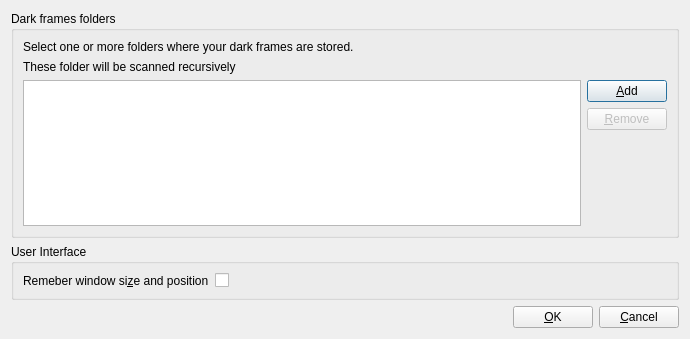
<?xml version="1.0" encoding="UTF-8"?>
<ui version="4.0">
 <class>PrefDialog</class>
 <widget class="QDialog" name="PrefDialog">
  <property name="geometry">
   <rect>
    <x>0</x>
    <y>0</y>
    <width>690</width>
    <height>339</height>
   </rect>
  </property>
  <property name="windowTitle">
   <string>AstRawDark Preferences</string>
  </property>
  <layout class="QGridLayout" name="gridLayout">
   <item row="0" column="0">
    <layout class="QVBoxLayout" name="verticalLayout_4">
     <item>
      <layout class="QVBoxLayout" name="verticalLayout_3">
       <item>
        <widget class="QGroupBox" name="groupBox">
         <property name="title">
          <string>Dark frames folders</string>
         </property>
         <layout class="QHBoxLayout" name="horizontalLayout_3">
          <item>
           <layout class="QVBoxLayout" name="verticalLayout_2">
            <item>
             <widget class="QLabel" name="label">
              <property name="text">
               <string>Select one or more folders where your dark frames are stored.</string>
              </property>
             </widget>
            </item>
            <item>
             <widget class="QLabel" name="label_2">
              <property name="text">
               <string>These folder will be scanned recursively</string>
              </property>
             </widget>
            </item>
            <item>
             <layout class="QHBoxLayout" name="horizontalLayout_2">
              <item>
               <widget class="QListWidget" name="lstDarkFolders"/>
              </item>
              <item>
               <layout class="QVBoxLayout" name="verticalLayout">
                <item>
                 <widget class="QPushButton" name="btnAddDarkFolder">
                  <property name="text">
                   <string>&amp;Add</string>
                  </property>
                 </widget>
                </item>
                <item>
                 <widget class="QPushButton" name="btnRemoveDarkFolder">
                  <property name="enabled">
                   <bool>false</bool>
                  </property>
                  <property name="text">
                   <string>&amp;Remove</string>
                  </property>
                 </widget>
                </item>
                <item>
                 <spacer name="verticalSpacer">
                  <property name="orientation">
                   <enum>Qt::Vertical</enum>
                  </property>
                  <property name="sizeHint" stdset="0">
                   <size>
                    <width>20</width>
                    <height>40</height>
                   </size>
                  </property>
                 </spacer>
                </item>
               </layout>
              </item>
             </layout>
            </item>
           </layout>
          </item>
         </layout>
        </widget>
       </item>
       <item>
        <widget class="QGroupBox" name="groupBox_2">
         <property name="title">
          <string>User Interface</string>
         </property>
         <layout class="QFormLayout" name="formLayout">
          <item row="0" column="1">
           <widget class="QCheckBox" name="chkRemeberWindowGeometry">
            <property name="text">
             <string/>
            </property>
           </widget>
          </item>
          <item row="0" column="0">
           <widget class="QLabel" name="label_3">
            <property name="text">
             <string>Remeber window si&amp;ze and position</string>
            </property>
            <property name="buddy">
             <cstring>chkRemeberWindowGeometry</cstring>
            </property>
           </widget>
          </item>
         </layout>
        </widget>
       </item>
      </layout>
     </item>
     <item>
      <layout class="QHBoxLayout" name="horizontalLayout">
       <item>
        <spacer name="horizontalSpacer">
         <property name="orientation">
          <enum>Qt::Horizontal</enum>
         </property>
         <property name="sizeHint" stdset="0">
          <size>
           <width>40</width>
           <height>20</height>
          </size>
         </property>
        </spacer>
       </item>
       <item>
        <widget class="QPushButton" name="btnOK">
         <property name="text">
          <string>&amp;OK</string>
         </property>
        </widget>
       </item>
       <item>
        <widget class="QPushButton" name="btnCancel">
         <property name="text">
          <string>&amp;Cancel</string>
         </property>
        </widget>
       </item>
      </layout>
     </item>
    </layout>
   </item>
  </layout>
 </widget>
 <resources/>
 <connections>
  <connection>
   <sender>btnOK</sender>
   <signal>clicked()</signal>
   <receiver>PrefDialog</receiver>
   <slot>accept()</slot>
   <hints>
    <hint type="sourcelabel">
     <x>146</x>
     <y>261</y>
    </hint>
    <hint type="destinationlabel">
     <x>199</x>
     <y>149</y>
    </hint>
   </hints>
  </connection>
  <connection>
   <sender>btnCancel</sender>
   <signal>clicked()</signal>
   <receiver>PrefDialog</receiver>
   <slot>reject()</slot>
   <hints>
    <hint type="sourcelabel">
     <x>232</x>
     <y>261</y>
    </hint>
    <hint type="destinationlabel">
     <x>199</x>
     <y>149</y>
    </hint>
   </hints>
  </connection>
 </connections>
</ui>
